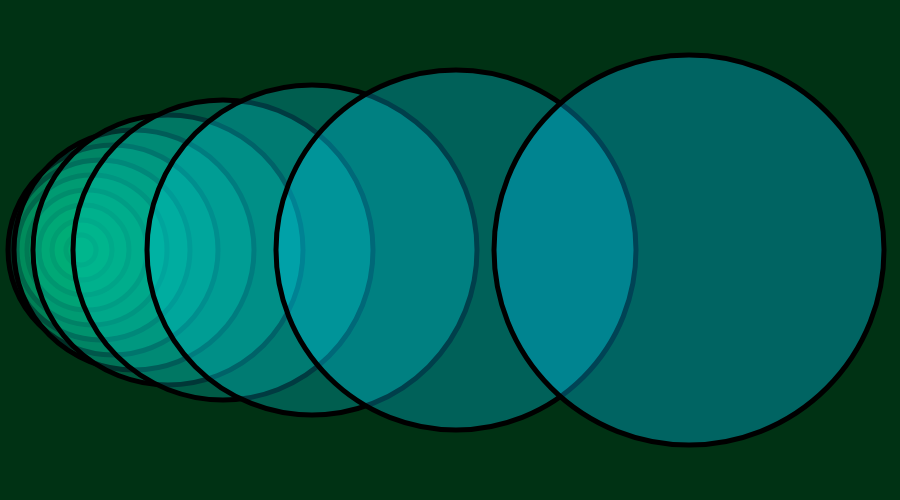
Frame 1 (no input)
Frame 60 (no input): identical to frame 1, image omitted
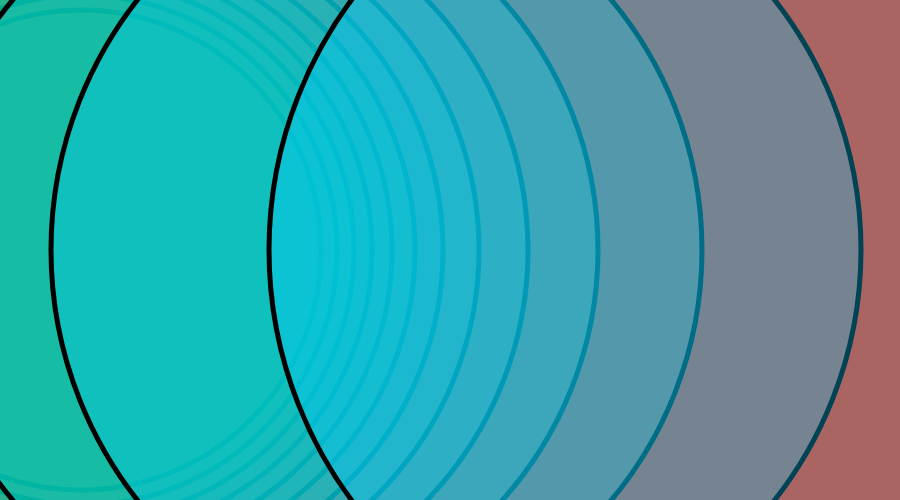
Frame 120 (the mouse pressed at the canvas centre since frame 60)

The p5.js sketch that drew these frames (run headless with seeded random() and noise() and a simulated clock; from frame 60 on, the mouse is pressed at the canvas centre):

// p5.js sketch
// ── sketch.js
function setup() {
  createCanvas(900, 500);

}

function draw() {
  //size
  let s = mouseX;
  //x-Achse
  let x = 80;
  //blau-Wert
  let b = 0;
  //Transparenz
  let t = 20;

  //x-Wert nach Fibonacci zahlen

  background(mouseX, 50, 20);

  strokeWeight(5);

  s += 30;
  x += 1;
  b += 20;
  t += 5;
  fill(0, 200, b, t)
  ellipse(x, 250, s, s);


  s += 30;
  x += 1;
  b += 20;
  t += 5;
  fill(0, 200, b, t)
  ellipse(x, 250, s, s);

  s += 30;
  x += 2;
  b += 20;
  t += 5;
  fill(0, 200, b, t)
  ellipse(x, 250, s, s);

  s += 30;
  x += 3;
  b += 20;
  t += 5;
  fill(0, 200, b, t)
  ellipse(x, 250, s, s);

  s += 30;
  x += 5;
  b += 20;
  t += 5;
  fill(0, 200, b, t)
  ellipse(x, 250, s, s);

  s += 30;
  x += 8;
  b += 20;
  t += 5;
  fill(0, 200, b, t)
  ellipse(x, 250, s, s);

  s += 30;
  x += 13;
  b += 20;
  t += 5;
  fill(0, 200, b, t)
  ellipse(x, 250, s, s);

  s += 30;
  x += 21;
  b += 20;
  t += 5;
  fill(0, 200, b, t)
  ellipse(x, 250, s, s);

  s += 30;
  x += 34;
  b += 20;
  t += 5;
  fill(0, 200, b, t)
  ellipse(x, 250, s, s);

  s += 30;
  x += 55;
  b += 20;
  t += 5;
  fill(0, 200, b, t)
  ellipse(x, 250, s, s);

  s += 30;
  x += 89;
  b += 20;
  t += 5;
  fill(0, 200, b, t)
  ellipse(x, 250, s, s);

  s += 30;
  x += 144;
  b += 20;
  t += 5;
  fill(0, 200, b, t)
  ellipse(x, 250, s, s);

  s += 30;
  x += 233;
  b += 20;
  t += 5;
  fill(0, 200, b, t)
  ellipse(x, 250, s, s);
}
